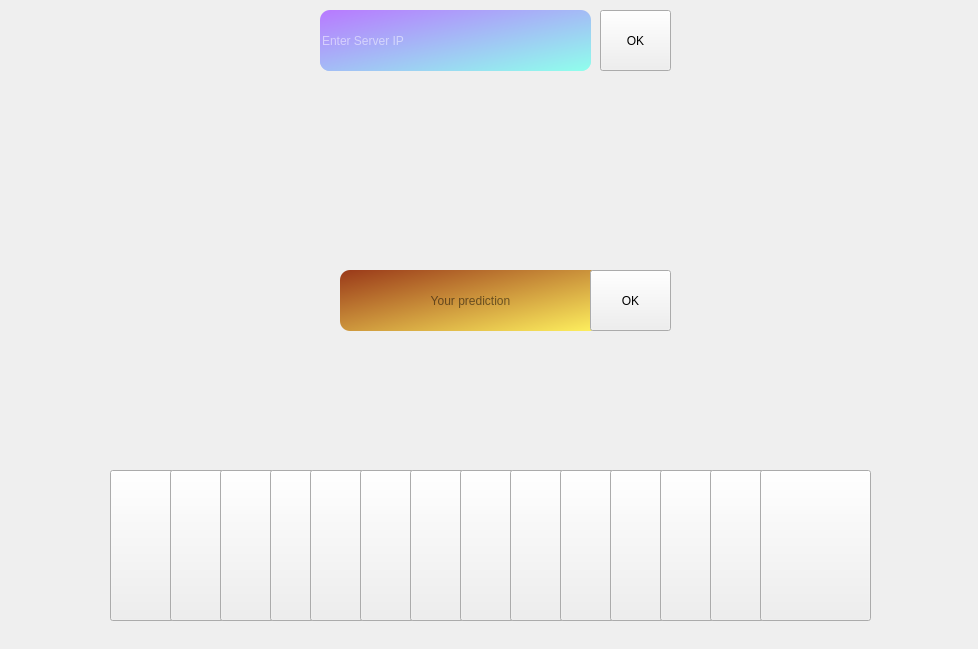
<?xml version="1.0" encoding="UTF-8"?>
<ui version="4.0">
 <class>mainGame</class>
 <widget class="QWidget" name="mainGame">
  <property name="geometry">
   <rect>
    <x>0</x>
    <y>0</y>
    <width>978</width>
    <height>649</height>
   </rect>
  </property>
  <property name="windowTitle">
   <string>Form</string>
  </property>
  <widget class="QLabel" name="label_background">
   <property name="geometry">
    <rect>
     <x>0</x>
     <y>0</y>
     <width>981</width>
     <height>681</height>
    </rect>
   </property>
   <property name="styleSheet">
    <string notr="true">border-image: url(:/new/prefix1/Field Background_light.jpg);</string>
   </property>
   <property name="text">
    <string/>
   </property>
  </widget>
  <widget class="QLabel" name="Avatar_you">
   <property name="geometry">
    <rect>
     <x>200</x>
     <y>40</y>
     <width>81</width>
     <height>81</height>
    </rect>
   </property>
   <property name="styleSheet">
    <string notr="true"/>
   </property>
   <property name="text">
    <string/>
   </property>
  </widget>
  <widget class="QPushButton" name="pushButton_1">
   <property name="geometry">
    <rect>
     <x>110</x>
     <y>470</y>
     <width>111</width>
     <height>151</height>
    </rect>
   </property>
   <property name="styleSheet">
    <string notr="true">color: transparent;</string>
   </property>
   <property name="text">
    <string/>
   </property>
  </widget>
  <widget class="QPushButton" name="pushButton_2">
   <property name="geometry">
    <rect>
     <x>170</x>
     <y>470</y>
     <width>111</width>
     <height>151</height>
    </rect>
   </property>
   <property name="styleSheet">
    <string notr="true">color: transparent;</string>
   </property>
   <property name="text">
    <string/>
   </property>
  </widget>
  <widget class="QPushButton" name="pushButton_3">
   <property name="geometry">
    <rect>
     <x>220</x>
     <y>470</y>
     <width>111</width>
     <height>151</height>
    </rect>
   </property>
   <property name="styleSheet">
    <string notr="true">color: transparent;</string>
   </property>
   <property name="text">
    <string/>
   </property>
  </widget>
  <widget class="QPushButton" name="pushButton_4">
   <property name="geometry">
    <rect>
     <x>270</x>
     <y>470</y>
     <width>111</width>
     <height>151</height>
    </rect>
   </property>
   <property name="styleSheet">
    <string notr="true">color: transparent;</string>
   </property>
   <property name="text">
    <string/>
   </property>
  </widget>
  <widget class="QPushButton" name="pushButton_5">
   <property name="geometry">
    <rect>
     <x>310</x>
     <y>470</y>
     <width>111</width>
     <height>151</height>
    </rect>
   </property>
   <property name="styleSheet">
    <string notr="true">color: transparent;</string>
   </property>
   <property name="text">
    <string/>
   </property>
  </widget>
  <widget class="QPushButton" name="pushButton_6">
   <property name="geometry">
    <rect>
     <x>360</x>
     <y>470</y>
     <width>111</width>
     <height>151</height>
    </rect>
   </property>
   <property name="styleSheet">
    <string notr="true">color: transparent;</string>
   </property>
   <property name="text">
    <string/>
   </property>
  </widget>
  <widget class="QPushButton" name="pushButton_7">
   <property name="geometry">
    <rect>
     <x>410</x>
     <y>470</y>
     <width>111</width>
     <height>151</height>
    </rect>
   </property>
   <property name="styleSheet">
    <string notr="true">color: transparent;</string>
   </property>
   <property name="text">
    <string/>
   </property>
  </widget>
  <widget class="QPushButton" name="pushButton_8">
   <property name="geometry">
    <rect>
     <x>460</x>
     <y>470</y>
     <width>111</width>
     <height>151</height>
    </rect>
   </property>
   <property name="styleSheet">
    <string notr="true">color: transparent;</string>
   </property>
   <property name="text">
    <string/>
   </property>
  </widget>
  <widget class="QPushButton" name="pushButton_9">
   <property name="geometry">
    <rect>
     <x>510</x>
     <y>470</y>
     <width>111</width>
     <height>151</height>
    </rect>
   </property>
   <property name="styleSheet">
    <string notr="true">color: transparent;</string>
   </property>
   <property name="text">
    <string/>
   </property>
  </widget>
  <widget class="QPushButton" name="pushButton_10">
   <property name="geometry">
    <rect>
     <x>560</x>
     <y>470</y>
     <width>111</width>
     <height>151</height>
    </rect>
   </property>
   <property name="styleSheet">
    <string notr="true">color: transparent;</string>
   </property>
   <property name="text">
    <string/>
   </property>
  </widget>
  <widget class="QPushButton" name="pushButton_11">
   <property name="geometry">
    <rect>
     <x>610</x>
     <y>470</y>
     <width>111</width>
     <height>151</height>
    </rect>
   </property>
   <property name="styleSheet">
    <string notr="true">color: transparent;</string>
   </property>
   <property name="text">
    <string/>
   </property>
  </widget>
  <widget class="QLabel" name="Card_opponent">
   <property name="geometry">
    <rect>
     <x>640</x>
     <y>170</y>
     <width>191</width>
     <height>251</height>
    </rect>
   </property>
   <property name="styleSheet">
    <string notr="true"/>
   </property>
   <property name="text">
    <string/>
   </property>
  </widget>
  <widget class="QPushButton" name="pushButton_12">
   <property name="geometry">
    <rect>
     <x>660</x>
     <y>470</y>
     <width>111</width>
     <height>151</height>
    </rect>
   </property>
   <property name="styleSheet">
    <string notr="true">color: transparent;</string>
   </property>
   <property name="text">
    <string/>
   </property>
  </widget>
  <widget class="QPushButton" name="pushButton_13">
   <property name="geometry">
    <rect>
     <x>710</x>
     <y>470</y>
     <width>111</width>
     <height>151</height>
    </rect>
   </property>
   <property name="styleSheet">
    <string notr="true">color: transparent;</string>
   </property>
   <property name="text">
    <string/>
   </property>
  </widget>
  <widget class="QPushButton" name="pushButton_14">
   <property name="geometry">
    <rect>
     <x>760</x>
     <y>470</y>
     <width>111</width>
     <height>151</height>
    </rect>
   </property>
   <property name="styleSheet">
    <string notr="true">color: transparent;</string>
   </property>
   <property name="text">
    <string/>
   </property>
  </widget>
  <widget class="QLabel" name="label_Loading">
   <property name="geometry">
    <rect>
     <x>0</x>
     <y>-30</y>
     <width>981</width>
     <height>681</height>
    </rect>
   </property>
   <property name="text">
    <string/>
   </property>
  </widget>
  <widget class="QLabel" name="IP_show">
   <property name="geometry">
    <rect>
     <x>400</x>
     <y>20</y>
     <width>191</width>
     <height>51</height>
    </rect>
   </property>
   <property name="layoutDirection">
    <enum>Qt::LeftToRight</enum>
   </property>
   <property name="styleSheet">
    <string notr="true">color: rgb(255, 255, 255);
font: 700 24pt &quot;Tw Cen MT&quot;;
border-radius:10px;
background-color: qlineargradient(spread:repeat, x1:0, y1:0, x2:1, y2:1, stop:0 rgba(184, 121, 255, 255), stop:1 rgba(143, 255, 236, 255));</string>
   </property>
   <property name="text">
    <string/>
   </property>
   <property name="alignment">
    <set>Qt::AlignCenter</set>
   </property>
  </widget>
  <widget class="QLabel" name="IP">
   <property name="geometry">
    <rect>
     <x>320</x>
     <y>20</y>
     <width>71</width>
     <height>51</height>
    </rect>
   </property>
   <property name="layoutDirection">
    <enum>Qt::LeftToRight</enum>
   </property>
   <property name="styleSheet">
    <string notr="true">color: rgb(255, 255, 255);
font: 700 24pt &quot;Tw Cen MT&quot;;
border-radius:10px;
background-color: qlineargradient(spread:repeat, x1:0, y1:0, x2:1, y2:1, stop:0 rgba(184, 121, 255, 255), stop:1 rgba(143, 255, 236, 255));</string>
   </property>
   <property name="text">
    <string>IP:</string>
   </property>
   <property name="alignment">
    <set>Qt::AlignCenter</set>
   </property>
  </widget>
  <widget class="QLineEdit" name="lineEdit_enter_IP">
   <property name="geometry">
    <rect>
     <x>320</x>
     <y>10</y>
     <width>271</width>
     <height>61</height>
    </rect>
   </property>
   <property name="styleSheet">
    <string notr="true">color: rgb(255, 255, 255);
font: 700 24pt &quot;Tw Cen MT&quot;;
border-radius:10px;
background-color: qlineargradient(spread:repeat, x1:0, y1:0, x2:1, y2:1, stop:0 rgba(184, 121, 255, 255), stop:1 rgba(143, 255, 236, 255));</string>
   </property>
   <property name="placeholderText">
    <string>Enter Server IP</string>
   </property>
  </widget>
  <widget class="QPushButton" name="OK">
   <property name="geometry">
    <rect>
     <x>600</x>
     <y>10</y>
     <width>71</width>
     <height>61</height>
    </rect>
   </property>
   <property name="styleSheet">
    <string notr="true"/>
   </property>
   <property name="text">
    <string>OK</string>
   </property>
  </widget>
  <widget class="QLabel" name="Card_you">
   <property name="geometry">
    <rect>
     <x>150</x>
     <y>170</y>
     <width>191</width>
     <height>251</height>
    </rect>
   </property>
   <property name="styleSheet">
    <string notr="true"/>
   </property>
   <property name="text">
    <string/>
   </property>
  </widget>
  <widget class="QLabel" name="name_you">
   <property name="geometry">
    <rect>
     <x>170</x>
     <y>130</y>
     <width>131</width>
     <height>31</height>
    </rect>
   </property>
   <property name="contextMenuPolicy">
    <enum>Qt::DefaultContextMenu</enum>
   </property>
   <property name="styleSheet">
    <string notr="true">color: rgb(231, 147, 50);
font: 20pt &quot;Viner Hand ITC&quot;;</string>
   </property>
   <property name="text">
    <string/>
   </property>
   <property name="alignment">
    <set>Qt::AlignCenter</set>
   </property>
  </widget>
  <widget class="QLabel" name="name_opppnent">
   <property name="geometry">
    <rect>
     <x>670</x>
     <y>130</y>
     <width>141</width>
     <height>31</height>
    </rect>
   </property>
   <property name="styleSheet">
    <string notr="true">color: rgb(231, 147, 50);
font: 20pt &quot;Viner Hand ITC&quot;;</string>
   </property>
   <property name="text">
    <string/>
   </property>
   <property name="alignment">
    <set>Qt::AlignCenter</set>
   </property>
  </widget>
  <widget class="QLabel" name="Avatar_opponent">
   <property name="geometry">
    <rect>
     <x>700</x>
     <y>40</y>
     <width>81</width>
     <height>81</height>
    </rect>
   </property>
   <property name="styleSheet">
    <string notr="true"/>
   </property>
   <property name="text">
    <string/>
   </property>
  </widget>
  <widget class="QLabel" name="Who_starts">
   <property name="geometry">
    <rect>
     <x>370</x>
     <y>0</y>
     <width>221</width>
     <height>91</height>
    </rect>
   </property>
   <property name="styleSheet">
    <string notr="true">border-radius:10px;</string>
   </property>
   <property name="text">
    <string/>
   </property>
  </widget>
  <widget class="QLineEdit" name="lineEdit_Enter_guess">
   <property name="geometry">
    <rect>
     <x>340</x>
     <y>270</y>
     <width>261</width>
     <height>61</height>
    </rect>
   </property>
   <property name="styleSheet">
    <string notr="true">background-color: qlineargradient(spread:repeat, x1:0, y1:0, x2:1, y2:1, stop:0 rgba(154, 57, 25, 255), stop:1 rgba(255, 242, 95, 255));
border-radius:10px;
font: 700 17pt &quot;Segoe Script&quot;;</string>
   </property>
   <property name="alignment">
    <set>Qt::AlignCenter</set>
   </property>
   <property name="placeholderText">
    <string>Your prediction</string>
   </property>
  </widget>
  <widget class="QPushButton" name="OK_Guess">
   <property name="geometry">
    <rect>
     <x>590</x>
     <y>270</y>
     <width>81</width>
     <height>61</height>
    </rect>
   </property>
   <property name="text">
    <string>OK</string>
   </property>
  </widget>
  <zorder>label_background</zorder>
  <zorder>Avatar_you</zorder>
  <zorder>pushButton_1</zorder>
  <zorder>pushButton_2</zorder>
  <zorder>pushButton_3</zorder>
  <zorder>pushButton_4</zorder>
  <zorder>pushButton_5</zorder>
  <zorder>pushButton_6</zorder>
  <zorder>pushButton_7</zorder>
  <zorder>pushButton_8</zorder>
  <zorder>pushButton_9</zorder>
  <zorder>pushButton_10</zorder>
  <zorder>pushButton_11</zorder>
  <zorder>Card_opponent</zorder>
  <zorder>pushButton_12</zorder>
  <zorder>pushButton_13</zorder>
  <zorder>pushButton_14</zorder>
  <zorder>Card_you</zorder>
  <zorder>name_you</zorder>
  <zorder>name_opppnent</zorder>
  <zorder>Avatar_opponent</zorder>
  <zorder>label_Loading</zorder>
  <zorder>IP</zorder>
  <zorder>IP_show</zorder>
  <zorder>OK</zorder>
  <zorder>lineEdit_enter_IP</zorder>
  <zorder>Who_starts</zorder>
  <zorder>lineEdit_Enter_guess</zorder>
  <zorder>OK_Guess</zorder>
 </widget>
 <resources/>
 <connections/>
</ui>
